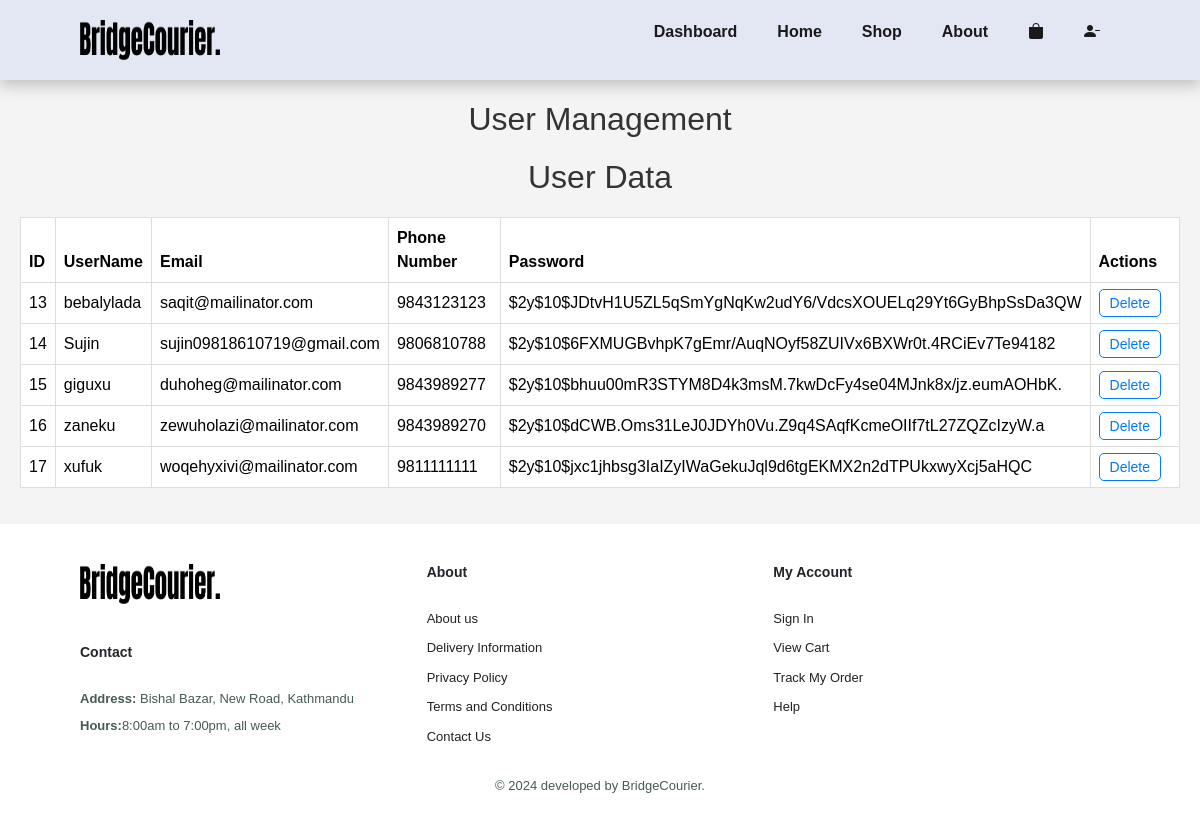
/view_users.php (signed in), run on the app's committed database.
### tables this page shows
CREATE TABLE `user_credentials` (
  `id` int(11) NOT NULL,
  `username` varchar(50) NOT NULL,
  `email` varchar(100) NOT NULL,
  `mobile` varchar(15) NOT NULL,
  `password` varchar(255) NOT NULL
);

### functions.php (called while the page is built, shortened)
<?php
    function getUsers(){
        try {
            $connect = new mysqli('localhost','root','','bridge_courier');
            $sql = "select * from user_credentials";
            $result = $connect->query($sql);
            $users = [];
            if ($result->num_rows > 0) {
                while ($record= $result->fetch_assoc()) {
                    array_push($users,$record);
                }
            }
            return $users;
        } catch (\Throwable $th) {
           die('Error: ' . $th->getMessage());
        }
    }
   function getAdminById($id){
        try {
            $connect = new mysqli('localhost','root','','bridge_courier');
            $sql = "select * from admin where admin_id=$id";
            $result = $connect->query($sql);
            if ($result->num_rows == 1) {
                $record = $result->fetch_assoc();
                return $record;
            }
            return false;
        } catch (\Throwable $th) {
           die('Error: ' . $th->getMessage());
        }
    }
?>

### view_users.php (the view, shortened to what this page needs)
<?php
require_once 'functions.php';
$result = getUsers();
?>
<!DOCTYPE html>
<html lang="en">
<head>
    <link rel="stylesheet" href="css/main.css?v=<?php echo time(); ?>">
    <link href="https://cdn.jsdelivr.net/npm/bootstrap@5.3.3/dist/css/bootstrap.min.css?v=<?php echo time(); ?>" rel="stylesheet">
    <link rel="stylesheet" href="https://cdn.jsdelivr.net/npm/bootstrap-icons@1.11.3/font/bootstrap-icons.min.css?v=<?php echo time(); ?>">
</head>
<body >
    <section id="header">
    <?php require "navbar.php"; ?>
    </section>
    <div class="body-container">
        <h1 class="header-title">User Management</h1>
        <h2 class="sub-header-title">User Data</h2>
        <table class="table">
            <thead>
                <tr>
                    <th class="table-header">ID</th>
                    <th class="table-header">UserName</th>
                    <th class="table-header">Email</th>
                    <th class="table-header">Phone Number</th>
                    <th class="table-header">Password</th>
                    <th class="table-header">Actions</th>
                </tr>
            </thead>
            <tbody>
                <?php
                if (is_array($result) && count($result) > 0) {
                    foreach ($result as $row) {
                        echo "<tr>";
                        echo "<td class='table-cell'>" . $row['id'] . "</td>";
                        echo "<td class='table-cell'>" . $row['username'] . "</td>";
                        echo "<td class='table-cell'>" . $row['email'] . "</td>";
                        echo "<td class='table-cell'>" . $row['mobile'] . "</td>";
                        echo "<td class='table-cell'>" . $row['password'] . "</td>";
                        echo "<td class='table-cell'>";
                        echo "<a href='view_users.php?delid=" . $row['id'] . "' class='action-link' onclick='return confirm(\"Are you sure you want to delete this user?\")'>Delete</a>";
                        echo "</td>";
                        echo "</tr>";
                    }
                } else {
                    echo "<tr><td colspan='6' class='no-results'>No users found</td></tr>";
                }
                ?>
            </tbody>
        </table>
    </div>
    <?php require "footer.php"; ?>
</body>
</html>

### css/global.css (style rules this page uses)
* { margin: 0; padding: 0; box-sizing: border-box; font-family: Arial, Helvetica, sans-serif; }
h1 { font-size: 60px; line-height: 64px; color: #252525 ; }
h2 { font-size: 46px; line-height: 54px; color: #252525 ; }
body { width:100%; }

### css/index.css (style rules this page uses)
#header { display: flex; align-items: center; justify-content: space-between; padding:20px 80px; background: #e3e6f3; box-shadow: 0 5px 15px rgba(11, 0, 0, 0.231); z-index: 999; position:sticky; top: 0; left: 0; }

### css/admin.css (style rules this page uses)
body { font-family: Arial, sans-serif; background-color: #f4f4f4; margin: 0; padding: 0; }
h1 { text-align: center; color: #333; }

### css/seller_data.css (style rules this page uses)
* { margin: 0; padding: 0; box-sizing: border-box; }
.body-container { font-family: Arial, sans-serif; background-color: #f4f4f4; padding: 20px; }
.header-title, .sub-header-title { text-align: center; margin-bottom: 20px; font-size: 2em; color: #333; }
.table { width: 100%; border-collapse: collapse; margin-top: 20px; background-color: #fff; }
.table-header, .table-cell { padding: 10px; text-align: left; border: 1px solid #ddd; }
.table-header { background-color: #4CAF50; color: white; }
.table-cell { color: #555; }
.action-link { color: #007BFF; text-decoration: none; padding: 5px 10px; border: 1px solid #007BFF; border-radius: 5px; font-size: 14px; margin-right: 10px; transition: background-color 0.3s ease, color 0.3s ease; }

### data on the page
user_credentials: id "13", username "bebalylada", email "saqit@mailinator.com", mobile "9843123123", password "$2y$10$JDtvH1U5ZL5qSmYgNqKw2udY6/VdcsXOUELq29Yt6GyBhpSsDa3QW"
user_credentials: id "14", username "Sujin", email "sujin09818610719@gmail.com", mobile "9806810788", password "$2y$10$6FXMUGBvhpK7gEmr/AuqNOyf58ZUIVx6BXWr0t.4RCiEv7Te94182"
user_credentials: id "15", username "giguxu", email "duhoheg@mailinator.com", mobile "9843989277", password "$2y$10$bhuu00mR3STYM8D4k3msM.7kwDcFy4se04MJnk8x/jz.eumAOHbK."
user_credentials: id "16", username "zaneku", email "zewuholazi@mailinator.com", mobile "9843989270", password "$2y$10$dCWB.Oms31LeJ0JDYh0Vu.Z9q4SAqfKcmeOIIf7tL27ZQZcIzyW.a"
user_credentials: id "17", username "xufuk", email "woqehyxivi@mailinator.com", mobile "9811111111", password "$2y$10$jxc1jhbsg3IaIZyIWaGekuJql9d6tgEKMX2n2dTPUkxwyXcj5aHQC"
